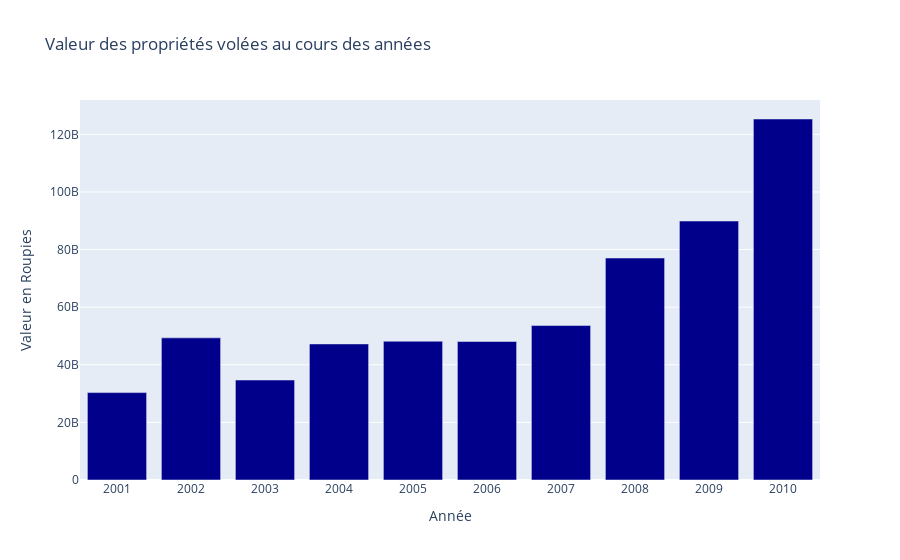

Notebook code cell kept with this figure:
### Markdown cell above
## Évolution au cours des années
On peut observer sur le graphe ci-dessus que le vol a engendré des endomagements de plus en plus importants entre 2001 et 2010, c'est donc un critère essentiel a prendre en considérartion en parlant d'un cadre de vie serein.

### Code cell
prop_theft_vs_rec_y = pd.DataFrame(prop_theft.groupby(['Year'])['Value_of_Property_Recovered','Value_of_Property_Stolen'].sum().reset_index())

year=['2001','2002','2003','2004','2005','2006','2007','2008','2009','2010']

fig = go.Figure(data=[
    go.Bar(name='Properiétés volées', x=year, y=prop_theft_vs_rec_y['Value_of_Property_Stolen'],
          marker_color='darkblue')
])

fig.update_layout(barmode='group',xaxis_title='Année',yaxis_title='Valeur en Roupies',
                 title='Valeur des propriétés volées au cours des années')
fig.show()

### Figure 1 — Plotly figure (JSON) as saved in the notebook; plotly's stock layout.template omitted (floating-point values rounded to 4 significant figures)
{"data": [{"marker": {"color": "darkblue"}, "name": "Properiétés volées", "type": "bar", "x": ["2001", "2002", "2003", "2004", "2005", "2006", "2007", "2008", "2009", "2010"], "y": [30344648510, 49344611696, 34700760664, 47233918984, 48179988362, 48078914848, 53614790385, 77059122252, 89900114948, 125327167512]}], "layout": {"barmode": "group", "title": {"text": "Valeur des propriétés volées au cours des années"}, "xaxis": {"title": {"text": "Année"}}, "yaxis": {"title": {"text": "Valeur en Roupies"}}}}
